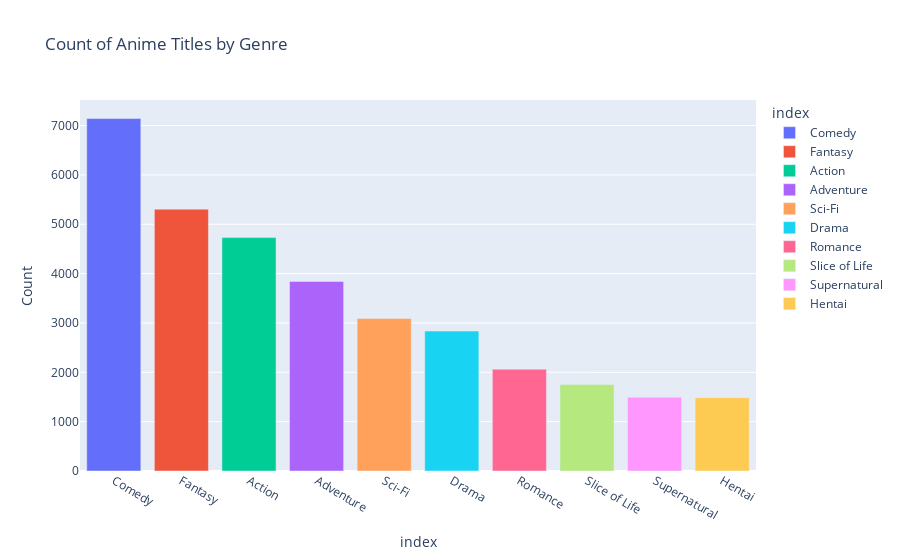

Source (notebook cell):
### Code cell
# Split the genres and count their occurrences
genre_counts = animes[animes['Genres'] != "UNKNOWN"]['Genres'].apply(lambda x: x.split(', ')).explode().value_counts().head(10)

# Create a bar chart
fig = px.bar(genre_counts, x=genre_counts.index, y=genre_counts.values,
             labels={'x':'Genre', 'y':'Count'},
             title='Count of Anime Titles by Genre',
             color=genre_counts.index)

fig.show()

### Figure 1 — Plotly figure (JSON) as saved in the notebook; plotly's stock layout.template omitted (floating-point values rounded to 4 significant figures)
{"data": [{"alignmentgroup": "True", "hovertemplate": "index=%{x}<br>Count=%{y}<extra></extra>", "legendgroup": "Comedy", "marker": {"color": "#636efa", "pattern": {"shape": ""}}, "name": "Comedy", "offsetgroup": "Comedy", "orientation": "v", "showlegend": true, "textposition": "auto", "type": "bar", "x": ["Comedy"], "xaxis": "x", "y": [7142], "yaxis": "y"}, {"alignmentgroup": "True", "hovertemplate": "index=%{x}<br>Count=%{y}<extra></extra>", "legendgroup": "Fantasy", "marker": {"color": "#EF553B", "pattern": {"shape": ""}}, "name": "Fantasy", "offsetgroup": "Fantasy", "orientation": "v", "showlegend": true, "textposition": "auto", "type": "bar", "x": ["Fantasy"], "xaxis": "x", "y": [5306], "yaxis": "y"}, {"alignmentgroup": "True", "hovertemplate": "index=%{x}<br>Count=%{y}<extra></extra>", "legendgroup": "Action", "marker": {"color": "#00cc96", "pattern": {"shape": ""}}, "name": "Action", "offsetgroup": "Action", "orientation": "v", "showlegend": true, "textposition": "auto", "type": "bar", "x": ["Action"], "xaxis": "x", "y": [4730], "yaxis": "y"}, {"alignmentgroup": "True", "hovertemplate": "index=%{x}<br>Count=%{y}<extra></extra>", "legendgroup": "Adventure", "marker": {"color": "#ab63fa", "pattern": {"shape": ""}}, "name": "Adventure", "offsetgroup": "Adventure", "orientation": "v", "showlegend": true, "textposition": "auto", "type": "bar", "x": ["Adventure"], "xaxis": "x", "y": [3842], "yaxis": "y"}, {"alignmentgroup": "True", "hovertemplate": "index=%{x}<br>Count=%{y}<extra></extra>", "legendgroup": "Sci-Fi", "marker": {"color": "#FFA15A", "pattern": {"shape": ""}}, "name": "Sci-Fi", "offsetgroup": "Sci-Fi", "orientation": "v", "showlegend": true, "textposition": "auto", "type": "bar", "x": ["Sci-Fi"], "xaxis": "x", "y": [3091], "yaxis": "y"}, {"alignmentgroup": "True", "hovertemplate": "index=%{x}<br>Count=%{y}<extra></extra>", "legendgroup": "Drama", "marker": {"color": "#19d3f3", "pattern": {"shape": ""}}, "name": "Drama", "offsetgroup": "Drama", "orientation": "v", "showlegend": true, "textposition": "auto", "type": "bar", "x": ["Drama"], "xaxis": "x", "y": [2836], "yaxis": "y"}, {"alignmentgroup": "True", "hovertemplate": "index=%{x}<br>Count=%{y}<extra></extra>", "legendgroup": "Romance", "marker": {"color": "#FF6692", "pattern": {"shape": ""}}, "name": "Romance", "offsetgroup": "Romance", "orientation": "v", "showlegend": true, "textposition": "auto", "type": "bar", "x": ["Romance"], "xaxis": "x", "y": [2063], "yaxis": "y"}, {"alignmentgroup": "True", "hovertemplate": "index=%{x}<br>Count=%{y}<extra></extra>", "legendgroup": "Slice of Life", "marker": {"color": "#B6E880", "pattern": {"shape": ""}}, "name": "Slice of Life", "offsetgroup": "Slice of Life", "orientation": "v", "showlegend": true, "textposition": "auto", "type": "bar", "x": ["Slice of Life"], "xaxis": "x", "y": [1755], "yaxis": "y"}, {"alignmentgroup": "True", "hovertemplate": "index=%{x}<br>Count=%{y}<extra></extra>", "legendgroup": "Supernatural", "marker": {"color": "#FF97FF", "pattern": {"shape": ""}}, "name": "Supernatural", "offsetgroup": "Supernatural", "orientation": "v", "showlegend": true, "textposition": "auto", "type": "bar", "x": ["Supernatural"], "xaxis": "x", "y": [1494], "yaxis": "y"}, {"alignmentgroup": "True", "hovertemplate": "index=%{x}<br>Count=%{y}<extra></extra>", "legendgroup": "Hentai", "marker": {"color": "#FECB52", "pattern": {"shape": ""}}, "name": "Hentai", "offsetgroup": "Hentai", "orientation": "v", "showlegend": true, "textposition": "auto", "type": "bar", "x": ["Hentai"], "xaxis": "x", "y": [1486], "yaxis": "y"}], "layout": {"autosize": true, "barmode": "relative", "legend": {"title": {"text": "index"}, "tracegroupgap": 0}, "title": {"text": "Count of Anime Titles by Genre"}, "xaxis": {"anchor": "y", "autorange": true, "categoryarray": ["Comedy", "Fantasy", "Action", "Adventure", "Sci-Fi", "Drama", "Romance", "Slice of Life", "Supernatural", "Hentai"], "categoryorder": "array", "domain": [0, 1], "range": [-0.5, 9.5], "title": {"text": "index"}, "type": "category"}, "yaxis": {"anchor": "x", "autorange": true, "domain": [0, 1], "range": [0, 7518.0], "title": {"text": "Count"}, "type": "linear"}}}
